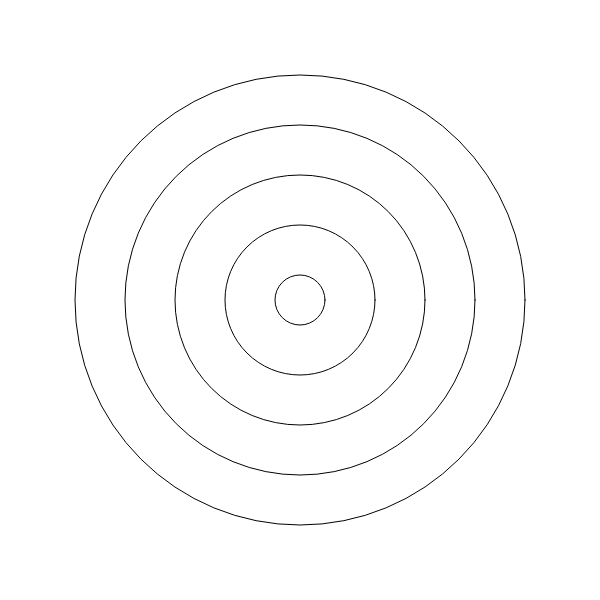
Frame 1 (no input)
Frame 60 (no input): identical to frame 1, image omitted
Frame 120 (the mouse pressed at the canvas centre since frame 60): identical to frame 1, image omitted

The p5.js sketch that drew this single still picture (run headless with seeded random() and noise() and a simulated clock; from frame 60 on, the mouse is pressed at the canvas centre):

// p5.js sketch
// ── sketch.js
// 5 concentric cirles - benjamin
// Wk1 worksheet

function setup() {
createCanvas(600,600);
// arguments are X and Y pixels
}

function draw() {
background(255);
// not necessary but good discipline
stroke(2);

// you have to go from biggest to smallest circle, as they will erase each other
circle(300,300,450);
circle(300,300,350);
circle(300,300,250);
circle(300,300,150);
circle(300,300,50);
}
